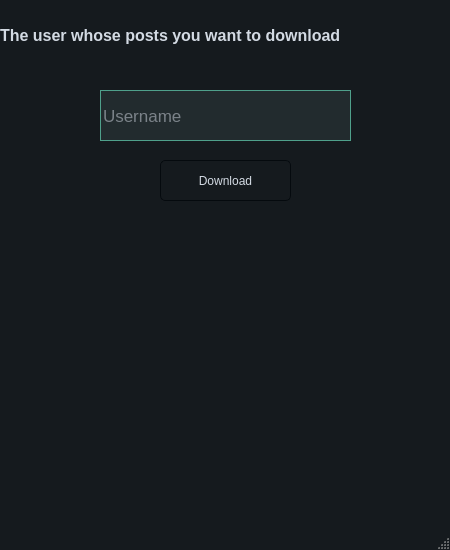
<?xml version="1.0" encoding="UTF-8"?>
<ui version="4.0">
 <class>MainWindow</class>
 <widget class="QMainWindow" name="MainWindow">
  <property name="geometry">
   <rect>
    <x>0</x>
    <y>0</y>
    <width>450</width>
    <height>550</height>
   </rect>
  </property>
  <property name="minimumSize">
   <size>
    <width>450</width>
    <height>550</height>
   </size>
  </property>
  <property name="maximumSize">
   <size>
    <width>450</width>
    <height>550</height>
   </size>
  </property>
  <property name="windowTitle">
   <string>MainWindow</string>
  </property>
  <property name="styleSheet">
   <string notr="true">/*
ManjaroMix Style Sheet for QT Applications
Author: Jaime A. Quiroga P.
Company: GTRONICK
Last updated: 25/02/2020, 15:42.
Available at: https://github.com/GTRONICK/QSS/blob/master/ManjaroMix.qss
*/
QMainWindow {
	background-color:#151a1e;
}
QCalendar {
	background-color: #151a1e;
}
QTextEdit {
	border-width: 1px;
	border-style: solid;
	border-color: #4fa08b;
	background-color: #222b2e;
	color: #d3dae3;
}
QPlainTextEdit {
	border-width: 1px;
	border-style: solid;
	border-color: #4fa08b;
	background-color: #222b2e;
	color: #d3dae3;
}
QToolButton {
	border-style: solid;
	border-top-color: qlineargradient(spread:pad, x1:0.5, y1:1, x2:0.5, y2:0, stop:0 rgb(215, 215, 215), stop:1 rgb(222, 222, 222));
	border-right-color: qlineargradient(spread:pad, x1:0, y1:0.5, x2:1, y2:0.5, stop:0 rgb(217, 217, 217), stop:1 rgb(227, 227, 227));
	border-left-color: qlineargradient(spread:pad, x1:0, y1:0.5, x2:1, y2:0.5, stop:0 rgb(227, 227, 227), stop:1 rgb(217, 217, 217));
	border-bottom-color: qlineargradient(spread:pad, x1:0.5, y1:1, x2:0.5, y2:0, stop:0 rgb(215, 215, 215), stop:1 rgb(222, 222, 222));
	border-width: 1px;
	border-radius: 5px;
	color: #d3dae3;
	padding: 2px;
	background-color: rgb(255,255,255);
}
QToolButton:hover{
	border-style: solid;
	border-top-color: qlineargradient(spread:pad, x1:0.5, y1:1, x2:0.5, y2:0, stop:0 rgb(195, 195, 195), stop:1 rgb(222, 222, 222));
	border-right-color: qlineargradient(spread:pad, x1:0, y1:0.5, x2:1, y2:0.5, stop:0 rgb(197, 197, 197), stop:1 rgb(227, 227, 227));
	border-left-color: qlineargradient(spread:pad, x1:0, y1:0.5, x2:1, y2:0.5, stop:0 rgb(227, 227, 227), stop:1 rgb(197, 197, 197));
	border-bottom-color: qlineargradient(spread:pad, x1:0.5, y1:1, x2:0.5, y2:0, stop:0 rgb(195, 195, 195), stop:1 rgb(222, 222, 222));
	border-width: 1px;
	border-radius: 5px;
	color: rgb(0,0,0);
	padding: 2px;
	background-color: rgb(255,255,255);
}
QToolButton:pressed{
	border-style: solid;
	border-top-color: qlineargradient(spread:pad, x1:0.5, y1:1, x2:0.5, y2:0, stop:0 rgb(215, 215, 215), stop:1 rgb(222, 222, 222));
	border-right-color: qlineargradient(spread:pad, x1:0, y1:0.5, x2:1, y2:0.5, stop:0 rgb(217, 217, 217), stop:1 rgb(227, 227, 227));
	border-left-color: qlineargradient(spread:pad, x1:0, y1:0.5, x2:1, y2:0.5, stop:0 rgb(227, 227, 227), stop:1 rgb(217, 217, 217));
	border-bottom-color: qlineargradient(spread:pad, x1:0.5, y1:1, x2:0.5, y2:0, stop:0 rgb(215, 215, 215), stop:1 rgb(222, 222, 222));
	border-width: 1px;
	border-radius: 5px;
	color: rgb(0,0,0);
	padding: 2px;
	background-color: rgb(142,142,142);
}
QPushButton{
	border-style: solid;
	border-color: #050a0e;
	border-width: 1px;
	border-radius: 5px;
	color: #d3dae3;
	padding: 2px;
	background-color: #151a1e;
}
QPushButton::default{
	border-style: solid;
	border-color: #050a0e;
	border-width: 1px;
	border-radius: 5px;
	color: #FFFFFF;
	padding: 2px;
	background-color: #151a1e;;
}
QPushButton:hover{
	border-style: solid;
	border-color: #050a0e;
	border-width: 1px;
	border-radius: 5px;
	color: #d3dae3;
	padding: 2px;
	background-color: #1c1f1f;
}
QPushButton:pressed{
	border-style: solid;
	border-color: #050a0e;
	border-width: 1px;
	border-radius: 5px;
	color: #d3dae3;
	padding: 2px;
	background-color: #2c2f2f;
}
QPushButton:disabled{
	border-style: solid;
	border-top-color: qlineargradient(spread:pad, x1:0.5, y1:1, x2:0.5, y2:0, stop:0 rgb(215, 215, 215), stop:1 rgb(222, 222, 222));
	border-right-color: qlineargradient(spread:pad, x1:0, y1:0.5, x2:1, y2:0.5, stop:0 rgb(217, 217, 217), stop:1 rgb(227, 227, 227));
	border-left-color: qlineargradient(spread:pad, x1:0, y1:0.5, x2:1, y2:0.5, stop:0 rgb(227, 227, 227), stop:1 rgb(217, 217, 217));
	border-bottom-color: qlineargradient(spread:pad, x1:0.5, y1:1, x2:0.5, y2:0, stop:0 rgb(215, 215, 215), stop:1 rgb(222, 222, 222));
	border-width: 1px;
	border-radius: 5px;
	color: #808086;
	padding: 2px;
	background-color: rgb(142,142,142);
}
QLineEdit {
	border-width: 1px;
	border-style: solid;
	border-color: #4fa08b;
	background-color: #222b2e;
	color: #d3dae3;
}
QLabel {
	color: #d3dae3;
}
QLCDNumber {
	color: #4d9b87;
}
QProgressBar {
	text-align: center;
	color: #d3dae3;
	border-radius: 10px;
	border-color: transparent;
	border-style: solid;
	background-color: #52595d;
}
QProgressBar::chunk {
	background-color: #214037	;
	border-radius: 10px;
}
QMenuBar {
	background-color: #151a1e;
}
QMenuBar::item {
	color: #d3dae3;
  	spacing: 3px;
  	padding: 1px 4px;
	background-color: #151a1e;
}

QMenuBar::item:selected {
  	background-color: #252a2e;
	color: #FFFFFF;
}
QMenu {
	background-color: #151a1e;
}
QMenu::item:selected {
	background-color: #252a2e;
	color: #FFFFFF;
}
QMenu::item {
	color: #d3dae3;
	background-color: #151a1e;
}
QTabWidget {
	color:rgb(0,0,0);
	background-color:#000000;
}
QTabWidget::pane {
		border-color: #050a0e;
		background-color: #1e282c;
		border-style: solid;
		border-width: 1px;
    	border-bottom-left-radius: 4px;
		border-bottom-right-radius: 4px;
}
QTabBar::tab:first {
	border-style: solid;
	border-left-width:1px;
	border-right-width:0px;
	border-top-width:1px;
	border-bottom-width:0px;
	border-top-color: #050a0e;
	border-left-color: #050a0e;
	border-bottom-color: #050a0e;
	border-top-left-radius: 4px;
	color: #d3dae3;
	padding: 3px;
	margin-left:0px;
	background-color: #151a1e;
}
QTabBar::tab:last {
	border-style: solid;
	border-top-width:1px;
	border-left-width:1px;
	border-right-width:1px;
	border-bottom-width:0px;
	border-color: #050a0e;
	border-top-right-radius: 4px;
	color: #d3dae3;
	padding: 3px;
	margin-left:0px;
	background-color: #151a1e;
}
QTabBar::tab {
	border-style: solid;
	border-top-width:1px;
	border-bottom-width:0px;
	border-left-width:1px;
	border-top-color: #050a0e;
	border-left-color: #050a0e;
	border-bottom-color: #050a0e;
	color: #d3dae3;
	padding: 3px;
	margin-left:0px;
	background-color: #151a1e;
}
QTabBar::tab:selected, QTabBar::tab:last:selected, QTabBar::tab:hover {
  	border-style: solid;
  	border-left-width:1px;
	border-bottom-width:0px;
	border-right-color: transparent;
	border-top-color: #050a0e;
	border-left-color: #050a0e;
	border-bottom-color: #050a0e;
	color: #FFFFFF;
	padding: 3px;
	margin-left:0px;
	background-color: #1e282c;
}

QTabBar::tab:selected, QTabBar::tab:first:selected, QTabBar::tab:hover {
  	border-style: solid;
  	border-left-width:1px;
  	border-bottom-width:0px;
  	border-top-width:1px;
	border-right-color: transparent;
	border-top-color: #050a0e;
	border-left-color: #050a0e;
	border-bottom-color: #050a0e;
	color: #FFFFFF;
	padding: 3px;
	margin-left:0px;
	background-color: #1e282c;
}

QCheckBox {
	color: #d3dae3;
	padding: 2px;
}
QCheckBox:disabled {
	color: #808086;
	padding: 2px;
}

QCheckBox:hover {
	border-radius:4px;
	border-style:solid;
	padding-left: 1px;
	padding-right: 1px;
	padding-bottom: 1px;
	padding-top: 1px;
	border-width:1px;
	border-color: transparent;
}
QCheckBox::indicator:checked {

	height: 10px;
	width: 10px;
	border-style:solid;
	border-width: 1px;
	border-color: #4fa08b;
	color: #000000;
	background-color: qradialgradient(cx:0.4, cy:0.4, radius: 1.5,fx:0, fy:0, stop:0 #1e282c, stop:0.3 #1e282c, stop:0.4 #4fa08b, stop:0.5 #1e282c, stop:1 #1e282c);
}
QCheckBox::indicator:unchecked {

	height: 10px;
	width: 10px;
	border-style:solid;
	border-width: 1px;
	border-color: #4fa08b;
	color: #000000;
}
QRadioButton {
	color: #d3dae3;
	padding: 1px;
}
QRadioButton::indicator:checked {
	height: 10px;
	width: 10px;
	border-style:solid;
	border-radius:5px;
	border-width: 1px;
	border-color: #4fa08b;
	color: #a9b7c6;
	background-color: qradialgradient(cx:0.5, cy:0.5, radius:0.4,fx:0.5, fy:0.5, stop:0 #4fa08b, stop:1 #1e282c);
}
QRadioButton::indicator:!checked {
	height: 10px;
	width: 10px;
	border-style:solid;
	border-radius:5px;
	border-width: 1px;
	border-color: #4fa08b;
	color: #a9b7c6;
	background-color: transparent;
}
QStatusBar {
	color:#027f7f;
}
QSpinBox {
	color: #d3dae3;
	background-color: #222b2e;
	border-width: 1px;
	border-style: solid;
	border-color: #4fa08b;
}
QDoubleSpinBox {
	color: #d3dae3;
	background-color: #222b2e;
	border-width: 1px;
	border-style: solid;
	border-color: #4fa08b;
}
QTimeEdit {
	color: #d3dae3;
	background-color: #222b2e;
	border-width: 1px;
	border-style: solid;
	border-color: #4fa08b;
}
QDateTimeEdit {
	color: #d3dae3;
	background-color: #222b2e;
	border-width: 1px;
	border-style: solid;
	border-color: #4fa08b;
}
QDateEdit {
	color: #d3dae3;
	background-color: #222b2e;
	border-width: 1px;
	border-style: solid;
	border-color: #4fa08b;
}
QFontComboBox {
	color: #d3dae3;
	background-color: #222b2e;
	border-width: 1px;
	border-style: solid;
	border-color: #4fa08b;
}
QComboBox {
	color: #d3dae3;
	background-color: #222b2e;
	border-width: 1px;
	border-style: solid;
	border-color: #4fa08b;
}

QDial {
	background: #16a085;
}

QToolBox {
	color: #a9b7c6;
	background-color: #222b2e;
}
QToolBox::tab {
	color: #a9b7c6;
	background-color:#222b2e;
}
QToolBox::tab:selected {
	color: #FFFFFF;
	background-color:#222b2e;
}
QScrollArea {
	color: #FFFFFF;
	background-color:#222b2e;
}
QSlider::groove:horizontal {
	height: 5px;
	background-color: #52595d;
}
QSlider::groove:vertical {
	width: 5px;
	background-color: #52595d;
}
QSlider::handle:horizontal {
	background: #1a2224;
	border-style: solid;
	border-width: 1px;
	border-color: rgb(207,207,207);
	width: 12px;
	margin: -5px 0;
	border-radius: 7px;
}
QSlider::handle:vertical {
	background: #1a2224;
	border-style: solid;
	border-width: 1px;
	border-color: rgb(207,207,207);
	height: 12px;
	margin: 0 -5px;
	border-radius: 7px;
}
QSlider::add-page:horizontal {
    background: #52595d;
}
QSlider::add-page:vertical {
    background: #52595d;
}
QSlider::sub-page:horizontal {
    background-color: #15433a;
}
QSlider::sub-page:vertical {
    background-color: #15433a;
}
QScrollBar:horizontal {
	max-height: 10px;
	border: 1px transparent grey;
	margin: 0px 20px 0px 20px;
	background: transparent;
}
QScrollBar:vertical {
	max-width: 10px;
	border: 1px transparent grey;
	margin: 20px 0px 20px 0px;
	background: transparent;
}
QScrollBar::handle:horizontal {
	background: #52595d;
	border-style: transparent;
	border-radius: 4px;
	min-width: 25px;
}
QScrollBar::handle:horizontal:hover {
	background: #58a492;
	border-style: transparent;
	border-radius: 4px;
	min-width: 25px;
}
QScrollBar::handle:vertical {
	background: #52595d;
	border-style: transparent;
	border-radius: 4px;
	min-height: 25px;
}
QScrollBar::handle:vertical:hover {
	background: #58a492;
	border-style: transparent;
	border-radius: 4px;
	min-height: 25px;
}
QScrollBar::add-line:horizontal {
   border: 2px transparent grey;
   border-top-right-radius: 4px;
   border-bottom-right-radius: 4px;
   background: #15433a;
   width: 20px;
   subcontrol-position: right;
   subcontrol-origin: margin;
}
QScrollBar::add-line:horizontal:pressed {
   border: 2px transparent grey;
   border-top-right-radius: 4px;
   border-bottom-right-radius: 4px;
   background: rgb(181,181,181);
   width: 20px;
   subcontrol-position: right;
   subcontrol-origin: margin;
}
QScrollBar::add-line:vertical {
   border: 2px transparent grey;
   border-bottom-left-radius: 4px;
   border-bottom-right-radius: 4px;
   background: #15433a;
   height: 20px;
   subcontrol-position: bottom;
   subcontrol-origin: margin;
}
QScrollBar::add-line:vertical:pressed {
   border: 2px transparent grey;
   border-bottom-left-radius: 4px;
   border-bottom-right-radius: 4px;
   background: rgb(181,181,181);
   height: 20px;
   subcontrol-position: bottom;
   subcontrol-origin: margin;
}
QScrollBar::sub-line:horizontal {
   border: 2px transparent grey;
   border-top-left-radius: 4px;
   border-bottom-left-radius: 4px;
   background: #15433a;
   width: 20px;
   subcontrol-position: left;
   subcontrol-origin: margin;
}
QScrollBar::sub-line:horizontal:pressed {
   border: 2px transparent grey;
   border-top-left-radius: 4px;
   border-bottom-left-radius: 4px;
   background: rgb(181,181,181);
   width: 20px;
   subcontrol-position: left;
   subcontrol-origin: margin;
}
QScrollBar::sub-line:vertical {
   border: 2px transparent grey;
   border-top-left-radius: 4px;
   border-top-right-radius: 4px;
   background: #15433a;
   height: 20px;
   subcontrol-position: top;
   subcontrol-origin: margin;
}
QScrollBar::sub-line:vertical:pressed {
   border: 2px transparent grey;
   border-top-left-radius: 4px;
   border-top-right-radius: 4px;
   background: rgb(181,181,181);
   height: 20px;
   subcontrol-position: top;
   subcontrol-origin: margin;
}

QScrollBar::add-page:horizontal, QScrollBar::sub-page:horizontal {
   background: none;
}
QScrollBar::add-page:vertical, QScrollBar::sub-page:vertical {
   background: none;
}</string>
  </property>
  <widget class="QWidget" name="centralwidget">
   <widget class="QPushButton" name="pushButton">
    <property name="geometry">
     <rect>
      <x>160</x>
      <y>160</y>
      <width>131</width>
      <height>41</height>
     </rect>
    </property>
    <property name="text">
     <string>Download</string>
    </property>
   </widget>
   <widget class="QLabel" name="label">
    <property name="geometry">
     <rect>
      <x>0</x>
      <y>20</y>
      <width>451</width>
      <height>31</height>
     </rect>
    </property>
    <property name="font">
     <font>
      <pointsize>12</pointsize>
      <weight>75</weight>
      <bold>true</bold>
     </font>
    </property>
    <property name="text">
     <string>The user whose posts you want to download</string>
    </property>
   </widget>
   <widget class="QLineEdit" name="lineEdit">
    <property name="geometry">
     <rect>
      <x>100</x>
      <y>90</y>
      <width>251</width>
      <height>51</height>
     </rect>
    </property>
    <property name="font">
     <font>
      <pointsize>13</pointsize>
     </font>
    </property>
    <property name="placeholderText">
     <string>Username</string>
    </property>
   </widget>
  </widget>
  <widget class="QMenuBar" name="menubar">
   <property name="geometry">
    <rect>
     <x>0</x>
     <y>0</y>
     <width>450</width>
     <height>23</height>
    </rect>
   </property>
  </widget>
  <widget class="QStatusBar" name="statusbar"/>
 </widget>
 <resources/>
 <connections/>
</ui>
